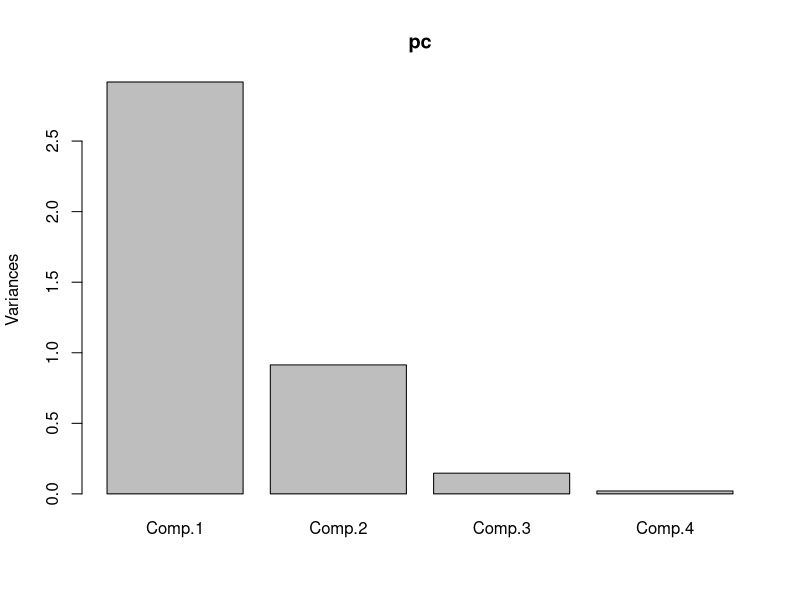
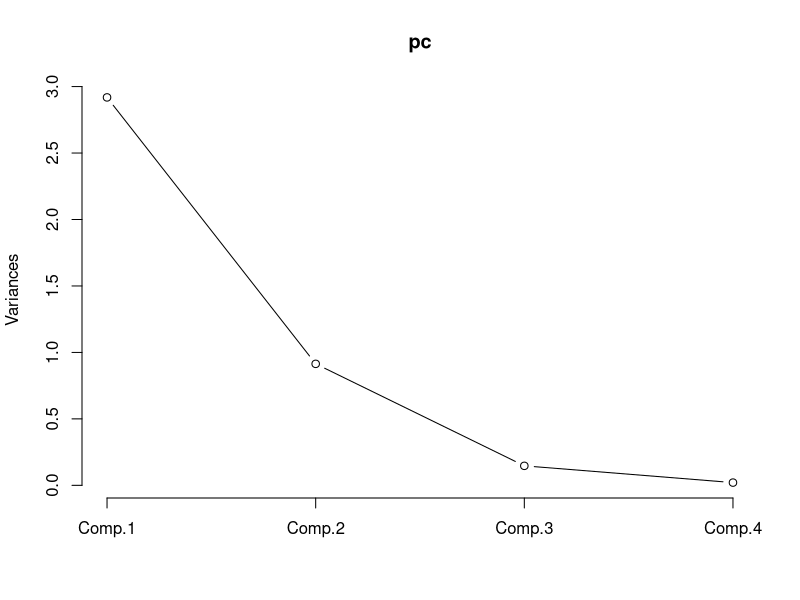
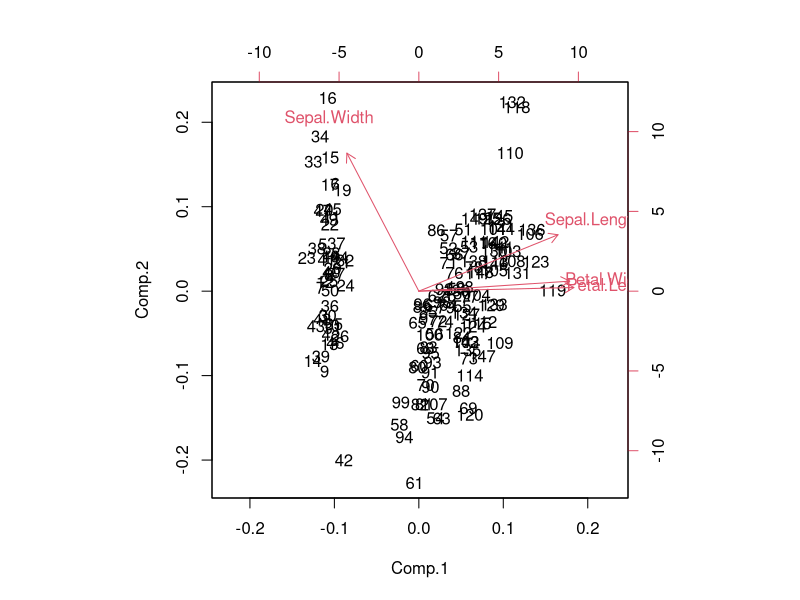
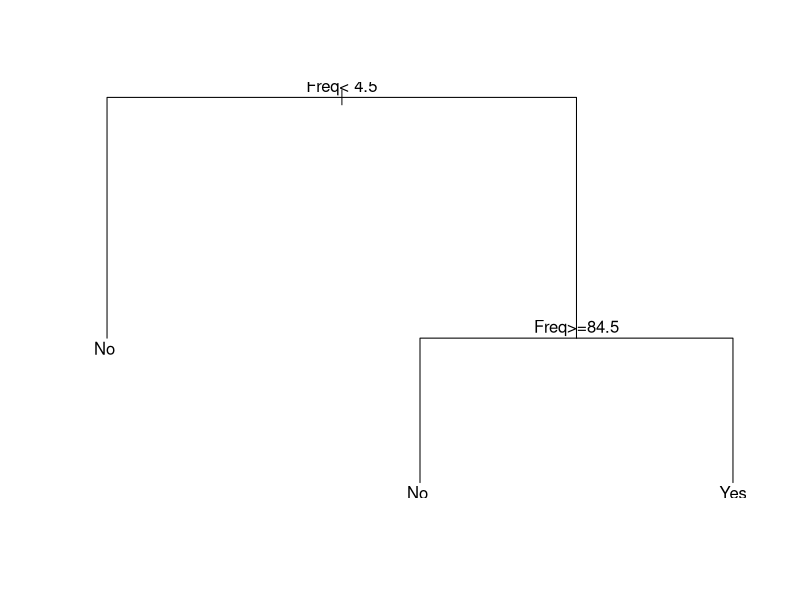
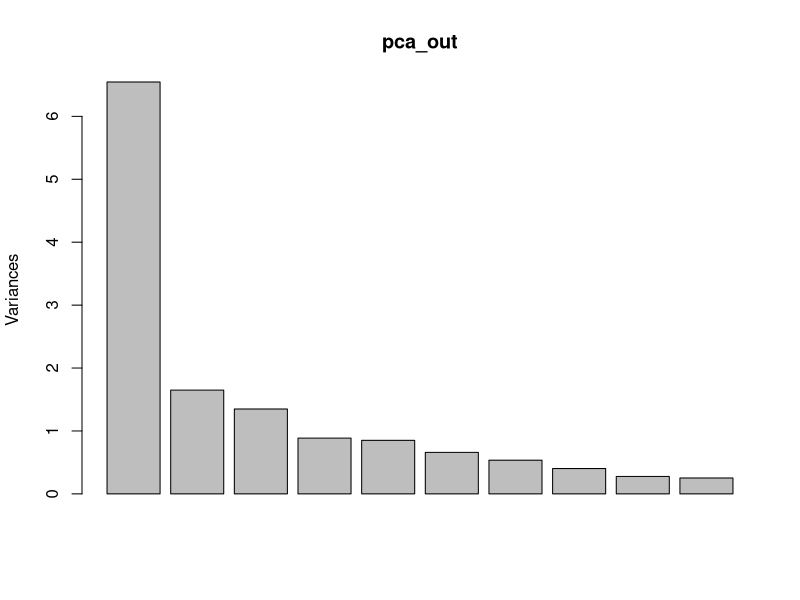
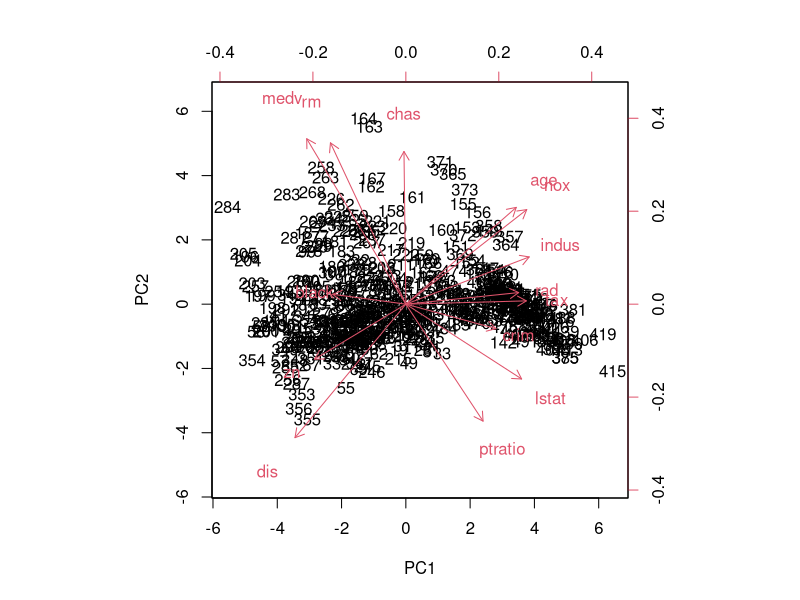
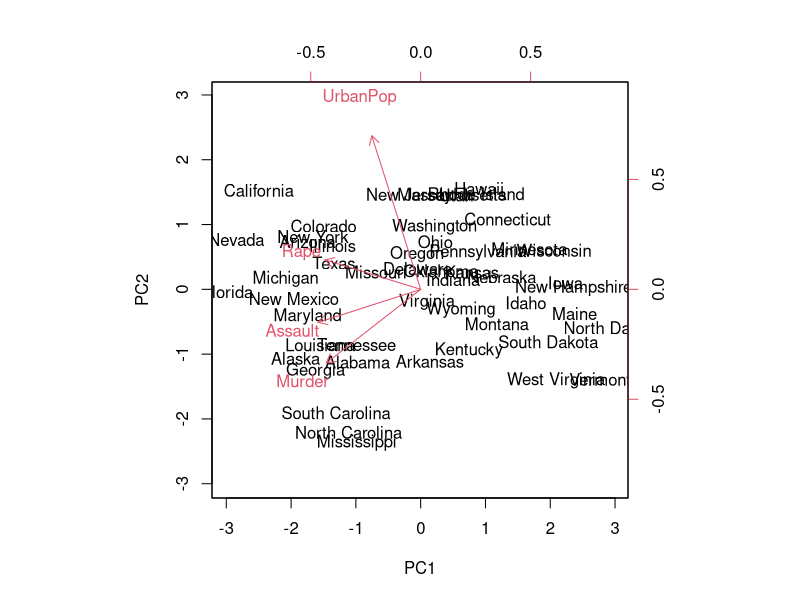

Here is the R script that generated these plots, in order:
#In class work on 3/26/24 on PCA


data("iris")
head(iris)

irisdata1 <- iris[,1:4]
head(irisdata1)

pc <- princomp(irisdata1, cor = TRUE, score = TRUE)
summary(pc)

plot(pc)
plot(pc, type = 'l')

biplot(pc)
dim(irisdata1)

#_______________________________________________________________________________

library(rpart)
data(Titanic)


titanic_df <- as.data.frame(Titanic)


model <- rpart(Survived ~ ., data = titanic_df, method = "class")


print(model)


plot(model)
text(model)

#_______________________________________________________________________________

install.packages("MASS")
library(MASS)

data(Boston, package = "MASS")
head(Boston)

pca_out <- prcomp(Boston,scale. = T)
pca_out
plot(pca_out)

biplot(pca_out, scale = 0)

boston_pc <- pca_out$x
boston_pc
head(boston_pc)
summary(boston_pc)

#_______________________________________________________________________________

data("USArrests")
states = row.names(USArrests)
states

apply(USArrests , 2, mean)
apply(USArrests , 2, var)

pr.out=prcomp(USArrests, scale=TRUE)
names(pr.out)

pr.out$center
pr.out$scale
pr.out$rotation

dim(pr.out$x)

biplot(pr.out, scale = 0)
pr.out$sdev

pr.var = pr.out$sdev^2
pr.var

pve = pr.var/sum(pr.var)
pve

#_______________________________________________________________________________





